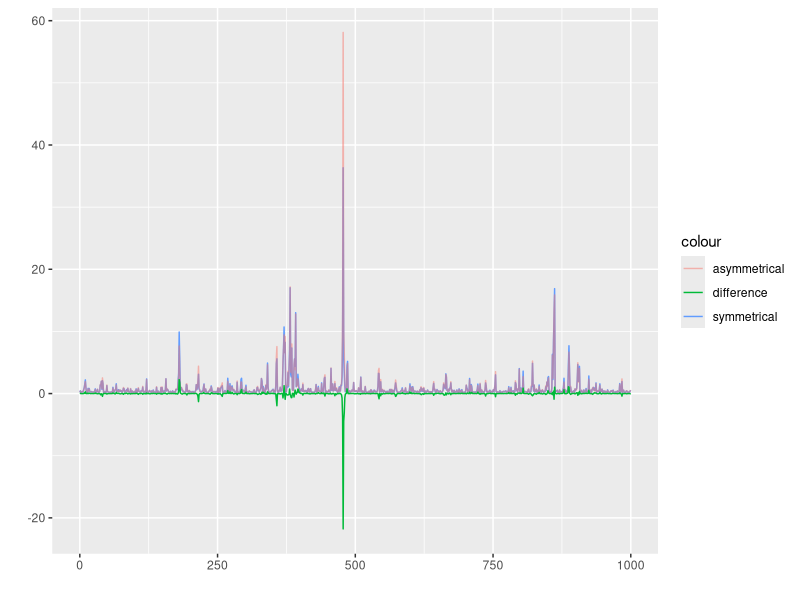
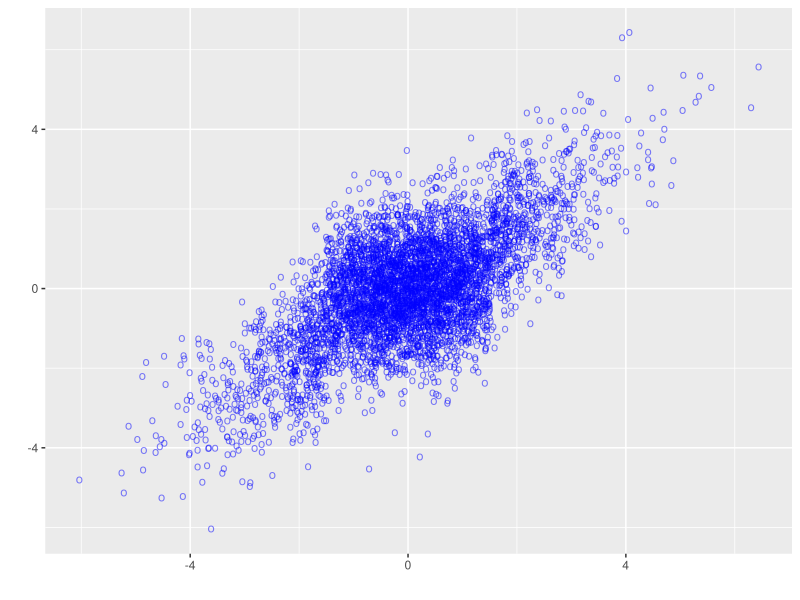

These charts were generated, in order, by the following R code:
dev.off()             # delete plots
rm(list = ls())       # delete variables
cat("\014")           # clear console
options(scipen = 999) # disable scientific notation
library(stats4)       # base package; use for mle()
# install.packages("ggplot2") # if not already installed
library(ggplot2)      # Graphing package (sweet)

# Exercise sheet no. 3

# ============================================= #
# ===== Exercise 3 ============================ #
# ============================================= #

# 0. Initial parameters
# 1. ARCH(1)
#    x = sd * z, sd2 = s2 + a * x_t-1 ** 2
# 2. Asymmetrical ARCH(1)
#    x = 

# ============================================= #
# 0. Initial, universal parameters

T_      <- 1000
z       <- rnorm(T_, 0, 1)
sig2    <- 0.2
periods <- seq(0, T_, length.out = T_ - 1)
# ============================================= #

# ============================================= #
# 1. x = sd * z, sd2 = s2 + a * x_t-1 ** 2
x    <- rep(0, T_)
s2_s <- rep(0, T_)
a    <- 0.8

for (t in 2:T_){
  s2_s[t] <- sig2 + a * x[t-1] ** 2
  x[t] <- sqrt(s2_s[t]) * z[t]
}
# ============================================= #

# ============================================= #
# 2.
x    <- rep(0, T_)
s2_a <- rep(0, T_)
a_n  <- 0.9
a_p  <- 0.7

for (t in 2:T_){
  i_n  <- ifelse(x[t-1] < 0, 1, 0)
  i_p  <- ifelse(x[t-1] > 0, 1, 0)
  s2_a[t] <- sig2 + i_n * a_n * x[t-1] ** 2 + 
    i_p * a_p * x[t-1] ** 2
  x[t] <- sqrt(s2_a[t]) * z[t]
}
# ============================================= #

# ============================================= #
# 3. Studying the difference
diff <- -(s2_a[-1] - s2_s[-1])

# Notice the sign on diff, due to its definition
mu_diff <- mean(-diff)
sd_diff <- sd(-diff)
length <- length(diff)

lower  <- mu_diff - 1.96 * sd_diff / sqrt(length)
upper  <- mu_diff + 1.96 * sd_diff / sqrt(length)
t_stat <- mu_diff / sd_diff

print(c('estimate' = mu_diff, 'lower' = lower,
        'upper' = upper, 't-stat' = t_stat))
# ============================================= #

# ============================================= #
# 4. Plotting
ggplot(NULL) +
  geom_line(aes(x = periods, y = s2_s[-1], 
                col = 'symmetrical')) + 
  geom_line(aes(x = periods, y = s2_a[-1], 
                col = 'asymmetrical'),
            alpha = 0.5) +
  geom_line(aes(x = periods, y = diff, 
                col = 'difference')) +
  labs(x = "", y = "")
# ============================================= #

# ============================================= #
# ===== Conclusion ============================ #
# ============================================= #

#' The news impact curve is strongets for the
#' asymmetrical ARCH(1) model. This seems to
#' be robust to any average of a equalling
#' that alpha in the symmetrical ARCH(1) model.

# ============================================= #

# ============================================= #
# ===== Exercise 4 ============================ #
# ============================================= #

#' The model here is a threshold auto-regressive
#' model.

T_    <- 5000
z     <- rnorm(T_, 0, 1)
y     <- rep(0, T_)
rho_1 <- 0.8
rho_2 <- 0.2
lambd <- 1.5
rho   <- 0

for (t in 2:T_){
  rho = ifelse(abs(y[t-1]) > lambd, rho_1, rho_2)
  y[t] = rho * y[t-1] + z[t]
}

ggplot(NULL) +
  geom_point(aes(x = y[-T_], y = y[-1]), 
             alpha = 0.5, 
             shape = 'o', 
             size = 3, 
             col = 'blue') +
  labs(x = '', y = '')
